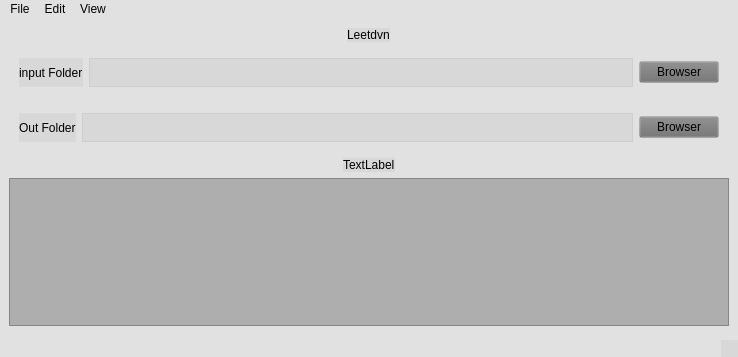
<?xml version="1.0" encoding="UTF-8"?>
<ui version="4.0">
 <class>MainWindow</class>
 <widget class="QMainWindow" name="MainWindow">
  <property name="geometry">
   <rect>
    <x>0</x>
    <y>0</y>
    <width>738</width>
    <height>357</height>
   </rect>
  </property>
  <property name="minimumSize">
   <size>
    <width>738</width>
    <height>357</height>
   </size>
  </property>
  <property name="maximumSize">
   <size>
    <width>738</width>
    <height>357</height>
   </size>
  </property>
  <property name="windowTitle">
   <string>LeeAutoExportFBX</string>
  </property>
  <property name="styleSheet">
   <string notr="true">background-color :rgba(112, 112, 112, 20);</string>
  </property>
  <widget class="QWidget" name="centralwidget">
   <layout class="QGridLayout" name="gridLayout">
    <item row="1" column="0" alignment="Qt::AlignmentFlag::AlignHCenter">
     <widget class="QLabel" name="label_2">
      <property name="text">
       <string>TextLabel</string>
      </property>
     </widget>
    </item>
    <item row="0" column="0">
     <layout class="QVBoxLayout" name="verticalLayout">
      <item alignment="Qt::AlignmentFlag::AlignHCenter">
       <widget class="QLabel" name="label">
        <property name="text">
         <string>Leetdvn</string>
        </property>
       </widget>
      </item>
      <item>
       <layout class="QHBoxLayout" name="horizontalLayout">
        <property name="leftMargin">
         <number>10</number>
        </property>
        <property name="topMargin">
         <number>10</number>
        </property>
        <property name="rightMargin">
         <number>10</number>
        </property>
        <property name="bottomMargin">
         <number>10</number>
        </property>
        <item>
         <widget class="QLabel" name="inputText">
          <property name="text">
           <string>input Folder</string>
          </property>
         </widget>
        </item>
        <item>
         <widget class="QTextEdit" name="inputEditText">
          <property name="maximumSize">
           <size>
            <width>708</width>
            <height>29</height>
           </size>
          </property>
         </widget>
        </item>
        <item>
         <widget class="QPushButton" name="BrowserButton">
          <property name="text">
           <string>Browser</string>
          </property>
         </widget>
        </item>
       </layout>
      </item>
      <item>
       <layout class="QHBoxLayout" name="horizontalLayout_2">
        <property name="leftMargin">
         <number>10</number>
        </property>
        <property name="topMargin">
         <number>10</number>
        </property>
        <property name="rightMargin">
         <number>10</number>
        </property>
        <property name="bottomMargin">
         <number>10</number>
        </property>
        <item>
         <widget class="QLabel" name="OutFolder">
          <property name="text">
           <string>Out Folder</string>
          </property>
         </widget>
        </item>
        <item>
         <widget class="QTextEdit" name="textEdit_2">
          <property name="maximumSize">
           <size>
            <width>708</width>
            <height>29</height>
           </size>
          </property>
         </widget>
        </item>
        <item>
         <widget class="QPushButton" name="BrowserButton_2">
          <property name="text">
           <string>Browser</string>
          </property>
         </widget>
        </item>
       </layout>
      </item>
     </layout>
    </item>
    <item row="2" column="0">
     <widget class="QPlainTextEdit" name="plainTextEdit">
      <property name="enabled">
       <bool>false</bool>
      </property>
      <property name="styleSheet">
       <string notr="true">background-color: rgba(94, 94, 94,100);</string>
      </property>
     </widget>
    </item>
   </layout>
  </widget>
  <widget class="QMenuBar" name="menubar">
   <property name="geometry">
    <rect>
     <x>0</x>
     <y>0</y>
     <width>738</width>
     <height>22</height>
    </rect>
   </property>
   <property name="styleSheet">
    <string notr="true"/>
   </property>
   <widget class="QMenu" name="menuFile">
    <property name="styleSheet">
     <string notr="true">font-color: rgb(0, 170, 255)</string>
    </property>
    <property name="title">
     <string>File</string>
    </property>
   </widget>
   <widget class="QMenu" name="menuEdit">
    <property name="styleSheet">
     <string notr="true"/>
    </property>
    <property name="title">
     <string>Edit</string>
    </property>
   </widget>
   <widget class="QMenu" name="menuView">
    <property name="title">
     <string>View</string>
    </property>
   </widget>
   <addaction name="menuFile"/>
   <addaction name="menuEdit"/>
   <addaction name="menuView"/>
  </widget>
  <widget class="QStatusBar" name="statusBar"/>
 </widget>
 <resources/>
 <connections/>
</ui>
